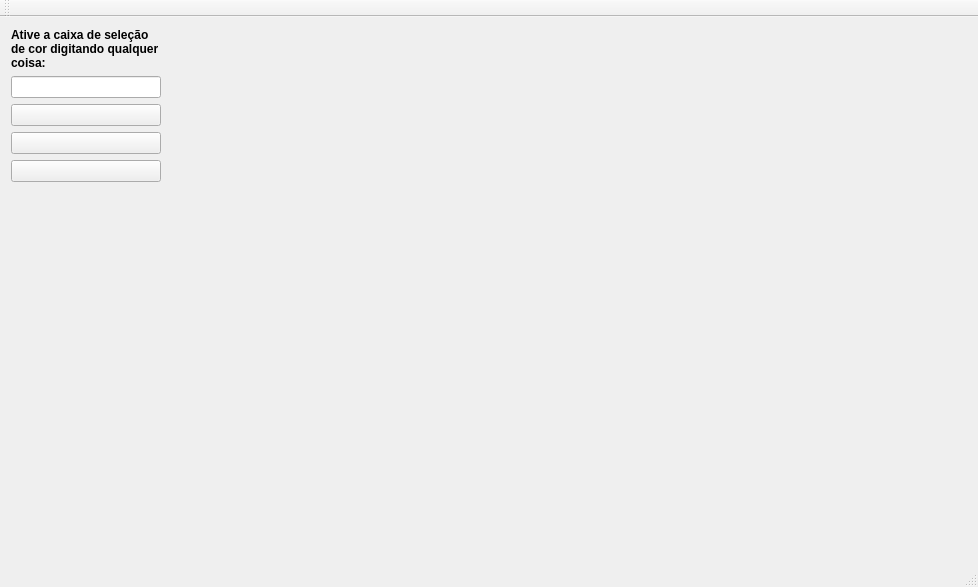
<?xml version="1.0" encoding="UTF-8"?>
<ui version="4.0">
 <class>MainWindow</class>
 <widget class="QMainWindow" name="MainWindow">
  <property name="geometry">
   <rect>
    <x>0</x>
    <y>0</y>
    <width>974</width>
    <height>587</height>
   </rect>
  </property>
  <property name="windowTitle">
   <string>MainWindow</string>
  </property>
  <widget class="QWidget" name="centralWidget">
   <layout class="QGridLayout" name="gridLayout">
    <item row="3" column="0">
     <widget class="QPushButton" name="Circlebutton">
      <property name="text">
       <string/>
      </property>
      <property name="icon">
       <iconset>
        <normaloff>../Img/if_check-circle-outline-blank_326565.png</normaloff>../Img/if_check-circle-outline-blank_326565.png</iconset>
      </property>
      <property name="iconSize">
       <size>
        <width>38</width>
        <height>38</height>
       </size>
      </property>
     </widget>
    </item>
    <item row="1" column="0">
     <widget class="QLineEdit" name="color_lineEdit">
      <property name="minimumSize">
       <size>
        <width>150</width>
        <height>0</height>
       </size>
      </property>
     </widget>
    </item>
    <item row="2" column="0">
     <widget class="QPushButton" name="Squarebutton">
      <property name="text">
       <string/>
      </property>
      <property name="icon">
       <iconset>
        <normaloff>../Img/if_stop_1167977.png</normaloff>../Img/if_stop_1167977.png</iconset>
      </property>
      <property name="iconSize">
       <size>
        <width>50</width>
        <height>50</height>
       </size>
      </property>
     </widget>
    </item>
    <item row="0" column="0">
     <widget class="QLabel" name="label">
      <property name="font">
       <font>
        <weight>75</weight>
        <bold>true</bold>
       </font>
      </property>
      <property name="text">
       <string>Ative a caixa de seleção de cor digitando qualquer coisa:</string>
      </property>
      <property name="wordWrap">
       <bool>true</bool>
      </property>
     </widget>
    </item>
    <item row="0" column="1" rowspan="16">
     <widget class="draft" name="widget" native="true">
      <property name="sizePolicy">
       <sizepolicy hsizetype="Minimum" vsizetype="Preferred">
        <horstretch>0</horstretch>
        <verstretch>0</verstretch>
       </sizepolicy>
      </property>
      <property name="minimumSize">
       <size>
        <width>800</width>
        <height>0</height>
       </size>
      </property>
     </widget>
    </item>
    <item row="4" column="0">
     <widget class="QPushButton" name="Fashiosquarebutton">
      <property name="text">
       <string/>
      </property>
      <property name="icon">
       <iconset>
        <normaloff>../Img/if_square-o_1608399.png</normaloff>../Img/if_square-o_1608399.png</iconset>
      </property>
      <property name="iconSize">
       <size>
        <width>45</width>
        <height>45</height>
       </size>
      </property>
     </widget>
    </item>
   </layout>
  </widget>
  <widget class="QMenuBar" name="menuBar">
   <property name="geometry">
    <rect>
     <x>0</x>
     <y>0</y>
     <width>974</width>
     <height>21</height>
    </rect>
   </property>
  </widget>
  <widget class="QToolBar" name="mainToolBar">
   <attribute name="toolBarArea">
    <enum>TopToolBarArea</enum>
   </attribute>
   <attribute name="toolBarBreak">
    <bool>false</bool>
   </attribute>
  </widget>
  <widget class="QStatusBar" name="statusBar"/>
 </widget>
 <layoutdefault spacing="6" margin="11"/>
 <customwidgets>
  <customwidget>
   <class>draft</class>
   <extends>QWidget</extends>
   <header>draft.h</header>
   <container>1</container>
  </customwidget>
 </customwidgets>
 <resources/>
 <connections/>
</ui>
